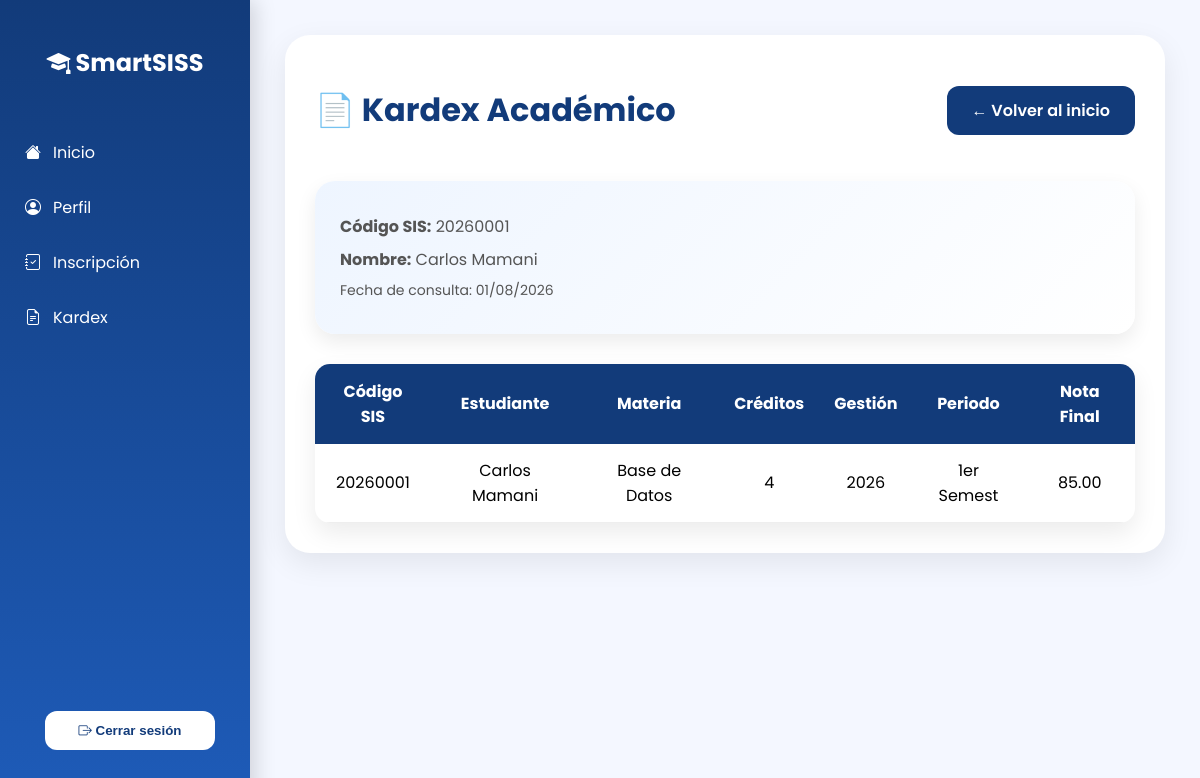
/kardex/, run on the app's committed database.
### estudiantes/models.py (models this page shows, shortened)
class Estudiante(models.Model):
    cod_sis_est = models.CharField(
        max_length=20,
        primary_key=True
    )
    nombres_est = models.CharField(max_length=100)
    apellidos_est = models.CharField(max_length=100)
    carrera = models.ForeignKey(
        Carrera,
        on_delete=models.CASCADE
    )
    estado = models.CharField(
        max_length=20,
        default="Activo"
    )
    class Meta:
        db_table = "ESTUDIANTE"
    def __str__(self):
        return self.nombres_est + " " + self.apellidos_est

class Kardex(models.Model):
    id_kardex = models.AutoField(primary_key=True)
    inscripcion = models.ForeignKey(
        Inscripcion,
        on_delete=models.CASCADE
    )
    gestion = models.IntegerField()
    periodo = models.CharField(
        max_length=10
    )
    nota_final = models.DecimalField(
        max_digits=5,
        decimal_places=2
    )
    class Meta:
        db_table = "KARDEX"

class Inscripcion(models.Model):
    id_inscripcion = models.AutoField(primary_key=True)
    estudiante = models.ForeignKey(
        Estudiante,
        on_delete=models.CASCADE
    )
    grupo = models.ForeignKey(
        Grupo,
        on_delete=models.CASCADE
    )
    fecha_inscripcion = models.DateField(
        auto_now_add=True
    )
    estado = models.CharField(
        max_length=20,
        default="Activo"
    )
    class Meta:
        db_table = "INSCRIPCION"

class Grupo(models.Model):
    id_grupo = models.AutoField(primary_key=True)
    nombre_grupo = models.CharField(max_length=10)
    materia = models.ForeignKey(
        Materia,
        on_delete=models.CASCADE
    )
    docente = models.ForeignKey(
        Docente,
        on_delete=models.CASCADE
    )
    cupo = models.IntegerField(default=40)
    class Meta:
        db_table = "GRUPO"

class Materia(models.Model):
    id_materia = models.AutoField(primary_key=True)
    nombre = models.CharField(max_length=100)
    creditos = models.IntegerField()
    docente = models.ForeignKey(
        Docente,
        on_delete=models.CASCADE
    )
    class Meta:
        db_table = "MATERIA"

### estudiantes/views.py (the view)
def kardex_estudiante(request):
    registros = Kardex.objects.select_related(
        "inscripcion__estudiante",
        "inscripcion__grupo__materia"
    )
    estudiante = registros.first().inscripcion.estudiante if registros.exists() else None
    contexto = {
        "kardex": registros,
        "estudiante": estudiante
    }
    return render(
        request,
        "kardex.html",
        contexto
    )

### estudiantes/templates/kardex.html (shortened to what this page needs)
{% extends "base.html" %}
{% block content %}
<div class="kardex-header">
<h1>
📄 Kardex Académico
</h1>
<a href="/" class="btn-volver">
← Volver al inicio
</a>
</div>
<div class="info-estudiante">
{% if estudiante %}
<p>
<b>Código SIS:</b>
{{ estudiante.cod_sis_est }}
</p>
<p>
<b>Nombre:</b>
{{ estudiante.nombres_est }}
{{ estudiante.apellidos_est }}
</p>
<p class="fecha">
Fecha de consulta:
01/08/2026
</p>
{% endif %}
</div>
<table class="tabla-kardex">
<tr>
<th>
Código SIS
</th>
<th>
Estudiante
</th>
<th>
Materia
</th>
<th>
Créditos
</th>
<th>
Gestión
</th>
<th>
Periodo
</th>
<th>
Nota Final
</th>
</tr>
{% for registro in kardex %}
<tr>
<td>
{{ registro.inscripcion.estudiante.cod_sis_est }}
</td>
<td>
{{ registro.inscripcion.estudiante }}
</td>
<td>
{{ registro.inscripcion.grupo.materia.nombre }}
</td>
<td>
{{ registro.inscripcion.grupo.materia.creditos }}
</td>
<td>
{{ registro.gestion }}
</td>
<td>
{{ registro.periodo }}
</td>
<td>
{{ registro.nota_final }}
</td>
</tr>
{% endfor %}
</table>
{% endblock %}

### estudiantes/templates/base.html (shortened to what this page needs)
<!DOCTYPE html>
<html lang="es">
<head>
<link rel="stylesheet" href="https://cdn.jsdelivr.net/npm/bootstrap-icons@1.13.1/font/bootstrap-icons.min.css">
</head>
<body>
<div class="sidebar">
<h2>
<i class="bi bi-mortarboard-fill"></i>
SmartSISS
</h2>
<a href="/">
<i class="bi bi-house-fill"></i>
Inicio
</a>
<a href="/perfil/">
<i class="bi bi-person-circle"></i>
Perfil
</a>
<a href="/inscripcion/">
<i class="bi bi-journal-check"></i>
Inscripción
</a>
<a href="/kardex/">
<i class="bi bi-file-earmark-text"></i>
Kardex
</a>
<div class="logout">
<a href="/cerrar-sesion/">
<button>
<i class="bi bi-box-arrow-right"></i>
Cerrar sesión
</button>
</a>
</div>
</div>
<div class="content">
<div class="main-card">
{% block content %}
{% endblock %}
</div>
</div>
</body>
</html>

### estudiantes/templates/base.html (style rules this page uses)
* { box-sizing:border-box; }
body { margin:0; font-family:'Poppins',sans-serif; background:#f4f7ff; }
.sidebar { position:fixed; width:250px; height:100vh; background:linear-gradient( 180deg, #123b7a, #1e5bb8 ); color:white; padding-top:25px; box-shadow:5px 0 20px rgba(0,0,0,.15); }
.sidebar h2 { text-align:center; margin-bottom:45px; font-weight:700; }
.sidebar a { display:flex; align-items:center; gap:12px; color:white; padding:15px 25px; text-decoration:none; transition:.3s; }
.logout { position:absolute; bottom:35px; width:100%; }
.logout button { width:85%; margin-left:20px; background:white; color:#123b7a; border:none; padding:12px; border-radius:12px; font-weight:600; }
.content { margin-left:250px; padding:35px; width:calc(100% - 250px); }
.main-card { background:white; padding:30px; border-radius:25px; box-shadow: 0 10px 30px rgba(0,0,0,.08); }
button { cursor:pointer; }
table { background:white; border-collapse:collapse; }
th { background:#123b7a; color:white; }
td,th { padding:12px; }

### estudiantes/templates/kardex.html (style rules this page uses)
.kardex-header { display:flex; justify-content:space-between; align-items:center; margin-bottom:25px; }
.kardex-header h1 { color:#123b7a; font-size:32px; }
.btn-volver { background:#123b7a; color:white; padding:12px 25px; border-radius:12px; text-decoration:none; font-weight:600; }
.info-estudiante { background:linear-gradient(135deg,#eef5ff,#ffffff); padding:25px; border-radius:20px; box-shadow:0 8px 20px rgba(0,0,0,.08); margin-bottom:30px; }
.info-estudiante p { margin:8px 0; color:#555; }
.fecha { color:#777; font-size:14px; }
.tabla-kardex { width:100%; border-collapse:collapse; background:white; border-radius:15px; overflow:hidden; box-shadow:0 10px 25px rgba(0,0,0,.08); }
.tabla-kardex th { background:#123b7a; color:white; padding:15px; }
.tabla-kardex td { padding:14px; text-align:center; border-bottom:1px solid #eee; }

### data on the page
Estudiante: cod_sis_est "20260001", nombres_est "Carlos", apellidos_est "Mamani"
Kardex: inscripcion.estudiante.cod_sis_est "20260001", inscripcion.estudiante "Carlos Mamani", inscripcion.grupo.materia.nombre "Base de Datos", inscripcion.grupo.materia.creditos "4", gestion "2026", periodo "1er Semest", nota_final "85.00"
